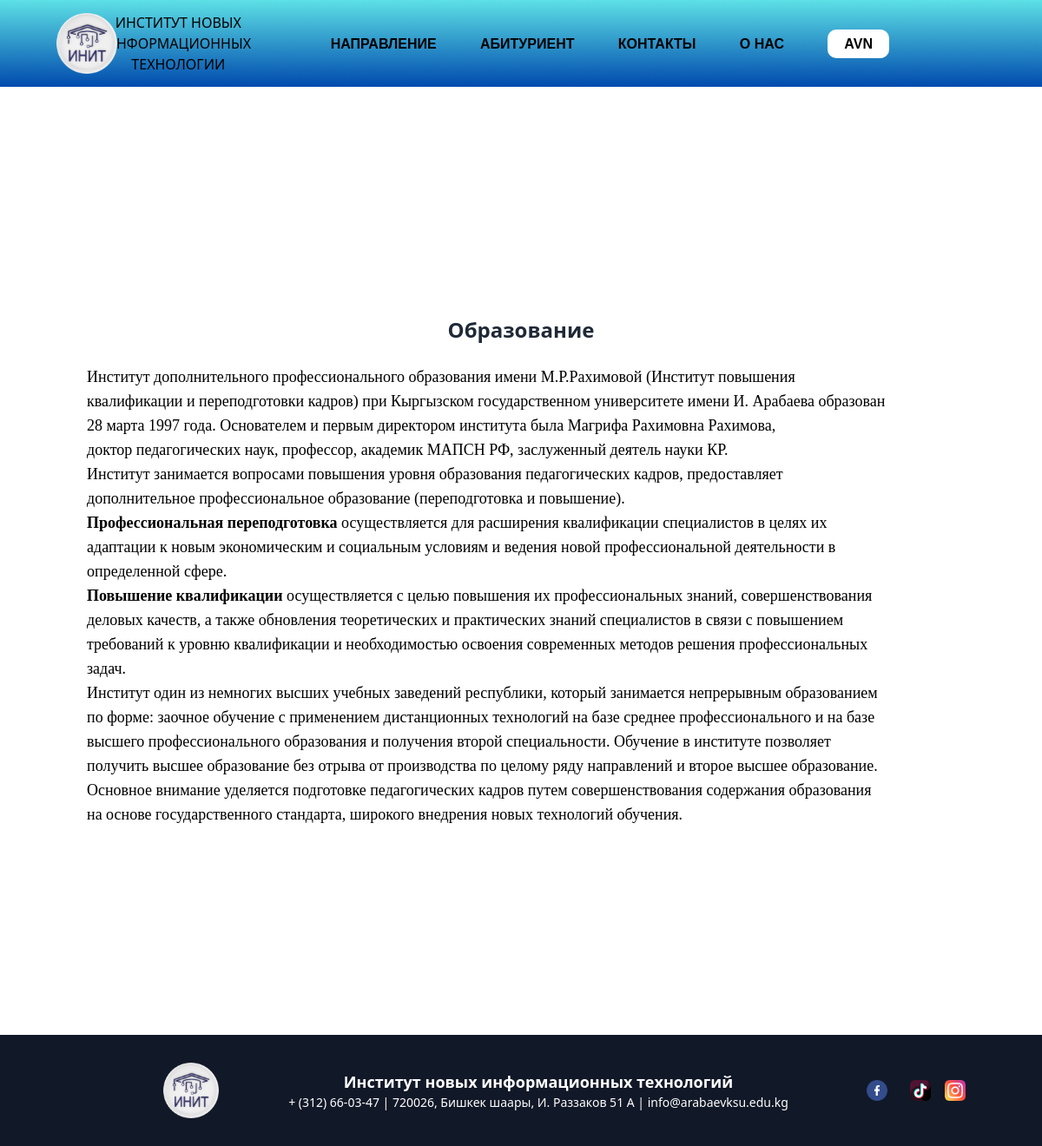
The app's page /education/ with its own data.
### home/models.py (models this page shows, shortened)
class Education(models.Model):
    title = models.CharField(max_length=150, null=True, blank=True, verbose_name="Образование")
    text = RichTextField(null=True, blank=True, verbose_name="Текст")
    class Meta:
        verbose_name = "Образование"
        verbose_name_plural = "Образование"

### home/views.py (the view)
# urls.py: path('education/', EducationListView.as_view(), name='education_list'),
class EducationListView(ListView):
    model = Education
    context_object_name = 'educations'
    template_name = 'obrazovanie.html'

### templates/obrazovanie.html (shortened to what this page needs)
<!DOCTYPE html>
{% load static %}
<html lang="en">
<head>
    <link rel="stylesheet" href="{% static 'css/style.css' %}">
    <link href="https://cdn.jsdelivr.net/npm/tailwindcss@2.2.19/dist/tailwind.min.css" rel="stylesheet">
</head>
<body>
    <div class="body">
        <header class="header">
            <div class="container">
                <ul class="menu">
                    <a href="{% url 'kafedra_list' %}">
                        <img class="logo" src="{% static 'image/init_logo.png' %}" alt="" id="init_logo">
                    </a>
                    <li class="text_init">ИНСТИТУТ НОВЫХ ИНФОРМАЦИОННЫХ ТЕХНОЛОГИИ</li>
                    <li class="dropdown">
                        <a href="{% url 'kafedra_list' %}" class="dropdown-toggle">НАПРАВЛЕНИЕ
                        </a>
                    </li>
                    <li><a href="{% url 'enrolee_list' %}">АБИТУРИЕНТ</a></li>
                    <li><a href="{% url 'contacts' %}">КОНТАКТЫ </a></li>
                    <li><a href="{% url 'about_us' %}"> О НАС</a></li>
                    <li class="avn"><a href="https://avn.arabaev.kg/">AVN</a></li>
                </ul>
            </div>
        </header>
        <br><br><br><br><br><br><br><br><br><br><br>
        <div class="container_2">
            <div class="buttons">
                {% for education in educations %}
                <p class="text-center text-2xl font-bold text-gray-800">{{ education.title }}</p>
                <br>
                <div class="services">
                    <div class="container">
                        <div class="col-md-6 services-grids">
                            <ul class="srevicesgrid_info">
                                <li class="tick">{{ education.text | safe }}</li>
                            </ul>
                        </div>
                    </div>
                </div>
                {% endfor %}
            </div>
            <br><br><br><br><br><br><br><br><br><br>
            <footer class="bg-gray-900 text-white py-8">
                <div class="container mx-auto flex justify-between items-center">
                    <img src="{% static 'image/init_logo.png' %}" alt="Логотип" class="w-16 h-16">
                    <div class="info text-center">
                        <p class="text-lg font-semibold">Институт новых информационных технологий</p>
                        <p class="text-sm">+ (312) 66-03-47 | 720026, Бишкек шаары, И. Раззаков 51 А |
                            info@arabaevksu.edu.kg
                        </p>
                    </div>
                    <div class="social-links flex space-x-4">
                        <a href="#" class="block text-white hover:text-gray-400"><img
                                src="{% static 'image/facebook.png' %}" alt="Facebook" class="w-6 h-6"></a>
                        <a href="#" class="block text-white hover:text-gray-400"><img
                                src="{% static 'image/tik-tok.png' %}" alt="TikTok" class="w-6 h-6"></a>
                        <a href="#" class="block text-white hover:text-gray-400"><img
                                src="{% static 'image/instagram.png' %}" alt="Instagram" class="w-6 h-6"></a>
                    </div>
                </div>
            </footer>
</body>
</html>

### static/css/style.css (style rules this page uses)
body { margin: 0; padding: 0; }
.body { position: relative; width: 100%; height: auto; position: absolute; top: 50%; left: 50%; transform: translate(-50%, -50%); max-width: 100%; max-height: 100%; }
.header { background: linear-gradient(#5de0e6,#004aad); width: 100%; }
.container { max-width: 1200px; margin: 0px; padding-left: 100px; }
.menu { margin: 0px; display: flex; width: 100%; height: 100px; align-items: center; position: relative; list-style: none; justify-content: space-between; }
.text_init { width: 250px; text-align: center; margin-left: -70px; }
.menu li a { color: black; font-weight: 600; font-family:'Gill Sans', 'Gill Sans MT', Calibri, 'Trebuchet MS', sans-serif; list-style: none; text-decoration: none; }
.logo { width: 70px; position: absolute; top: 15px; transform: translate(-50%); }
.avn a { background: white; padding: 8px 19px; border-radius: 10px; }
.social-links a { margin: 0 10px; }

### records on screen
Education: title "Образование", text "Институт дополнительного профессионального образования имени М.Р.Рахимовой (Институт повышения квалификации и переподготовки кадров) при Кыргызском государственном университете имени И. Арабаева образован 28 марта 1997 года. Основателем и первым директором института была Магрифа Рахимовна Рахимова, доктор педагогических наук, профессор, академик МАПСН РФ, заслуженный деятель науки КР. Институт занимается вопросами повышения уровня образования педагогических кадров, предоставляет дополнительное профессиональное образование (переподготовка и повышение). Профессиональная переподготовка осуществляется для расширения квалификации специалистов в целях их адаптации к новым экономическим и…"
